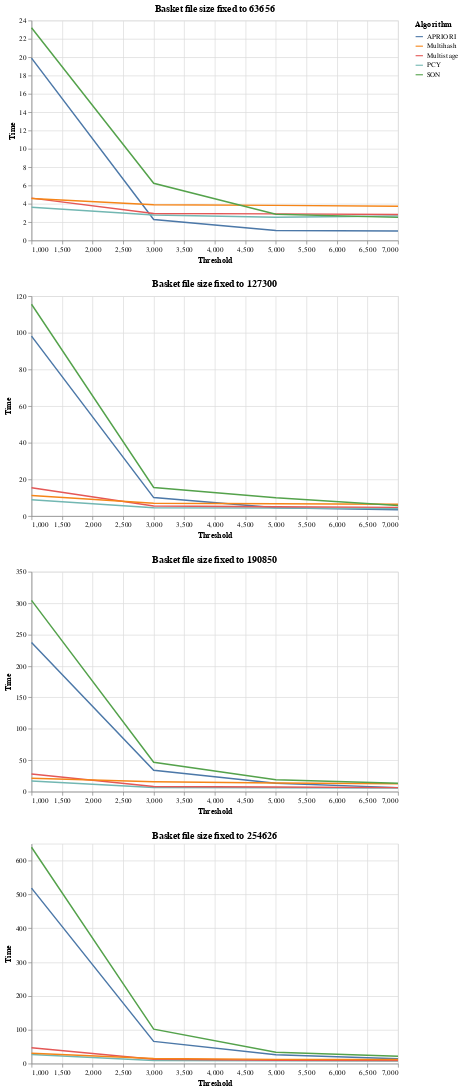

Write notebook code for a chart like this one.
### Markdown cell above
## HOW THE TIME INCREASE WITH THE THRESHOLD

### Code cell
charts2 = []
for size in [63656,127300,190850,254626]:
  charts2.append(alt.Chart(final_df[final_df["Basket_File_size"]==size]).mark_line().encode(
      x='Threshold:Q',
      y='Time:Q',
      color='Algorithm:N'
  ).properties(
      height=300,
      width=500,
      title="Basket file size fixed to "+str(size)
  ))

alt.vconcat(*charts2)

### Figure 1 — Vega-Lite specification as saved in the notebook (floating-point values rounded to 4 significant figures)
{"config": {"view": {"continuousWidth": 400, "continuousHeight": 300}}, "vconcat": [{"data": {"name": "data-1f8960b4cd7bb124e4850172ba18310c"}, "mark": "line", "encoding": {"color": {"field": "Algorithm", "type": "nominal"}, "x": {"field": "Threshold", "type": "quantitative"}, "y": {"field": "Time", "type": "quantitative"}}, "height": 300, "title": "Basket file size fixed to 63656", "width": 500}, {"data": {"name": "data-d188c07d0f0751b7e84cbbb5fa9fa077"}, "mark": "line", "encoding": {"color": {"field": "Algorithm", "type": "nominal"}, "x": {"field": "Threshold", "type": "quantitative"}, "y": {"field": "Time", "type": "quantitative"}}, "height": 300, "title": "Basket file size fixed to 127300", "width": 500}, {"data": {"name": "data-f8fdc6a842e2cc5b6640290cb028f3d1"}, "mark": "line", "encoding": {"color": {"field": "Algorithm", "type": "nominal"}, "x": {"field": "Threshold", "type": "quantitative"}, "y": {"field": "Time", "type": "quantitative"}}, "height": 300, "title": "Basket file size fixed to 190850", "width": 500}, {"data": {"name": "data-933951ae027d93e2482a95092e668da7"}, "mark": "line", "encoding": {"color": {"field": "Algorithm", "type": "nominal"}, "x": {"field": "Threshold", "type": "quantitative"}, "y": {"field": "Time", "type": "quantitative"}}, "height": 300, "title": "Basket file size fixed to 254626", "width": 500}], "$schema": "https://vega.github.io/schema/vega-lite/v4.17.0.json", "datasets": {"data-1f8960b4cd7bb124e4850172ba18310c": [{"Time": 19.9, "Algorithm": "APRIORI", "Basket_File_size": 63656, "Threshold": 1000}, {"Time": 2.28, "Algorithm": "APRIORI", "Basket_File_size": 63656, "Threshold": 3000}, {"Time": 1.073, "Algorithm": "APRIORI", "Basket_File_size": 63656, "Threshold": 5000}, {"Time": 1.035, "Algorithm": "APRIORI", "Basket_File_size": 63656, "Threshold": 7000}, {"Time": 3.617, "Algorithm": "PCY", "Basket_File_size": 63656, "Threshold": 1000}, {"Time": 2.784, "Algorithm": "PCY", "Basket_File_size": 63656, "Threshold": 3000}, {"Time": 2.522, "Algorithm": "PCY", "Basket_File_size": 63656, "Threshold": 5000}, {"Time": 2.675, "Algorithm": "PCY", "Basket_File_size": 63656, "Threshold": 7000}, {"Time": 4.617, "Algorithm": "Multistage", "Basket_File_size": 63656, "Threshold": 1000}, {"Time": 2.936, "Algorithm": "Multistage", "Basket_File_size": 63656, "Threshold": 3000}, {"Time": 2.898, "Algorithm": "Multistage", "Basket_File_size": 63656, "Threshold": 5000}, {"Time": 2.827, "Algorithm": "Multistage", "Basket_File_size": 63656, "Threshold": 7000}, {"Time": 4.57, "Algorithm": "Multihash", "Basket_File_size": 63656, "Threshold": 1000}, {"Time": 3.897, "Algorithm": "Multihash", "Basket_File_size": 63656, "Threshold": 3000}, {"Time": 3.825, "Algorithm": "Multihash", "Basket_File_size": 63656, "Threshold": 5000}, {"Time": 3.739, "Algorithm": "Multihash", "Basket_File_size": 63656, "Threshold": 7000}, {"Time": 23.22, "Algorithm": "SON", "Basket_File_size": 63656, "Threshold": 1000}, {"Time": 6.238, "Algorithm": "SON", "Basket_File_size": 63656, "Threshold": 3000}, {"Time": 2.865, "Algorithm": "SON", "Basket_File_size": 63656, "Threshold": 5000}, {"Time": 2.517, "Algorithm": "SON", "Basket_File_size": 63656, "Threshold": 7000}], "data-d188c07d0f0751b7e84cbbb5fa9fa077": [{"Time": 98.16, "Algorithm": "APRIORI", "Basket_File_size": 127300, "Threshold": 1000}, {"Time": 10.07, "Algorithm": "APRIORI", "Basket_File_size": 127300, "Threshold": 3000}, {"Time": 4.498, "Algorithm": "APRIORI", "Basket_File_size": 127300, "Threshold": 5000}, {"Time": 3.465, "Algorithm": "APRIORI", "Basket_File_size": 127300, "Threshold": 7000}, {"Time": 8.86, "Algorithm": "PCY", "Basket_File_size": 127300, "Threshold": 1000}, {"Time": 4.505, "Algorithm": "PCY", "Basket_File_size": 127300, "Threshold": 3000}, {"Time": 4.328, "Algorithm": "PCY", "Basket_File_size": 127300, "Threshold": 5000}, {"Time": 4.067, "Algorithm": "PCY", "Basket_File_size": 127300, "Threshold": 7000}, {"Time": 15.45, "Algorithm": "Multistage", "Basket_File_size": 127300, "Threshold": 1000}, {"Time": 5.436, "Algorithm": "Multistage", "Basket_File_size": 127300, "Threshold": 3000}, {"Time": 5.059, "Algorithm": "Multistage", "Basket_File_size": 127300, "Threshold": 5000}, {"Time": 4.733, "Algorithm": "Multistage", "Basket_File_size": 127300, "Threshold": 7000}, {"Time": 11.25, "Algorithm": "Multihash", "Basket_File_size": 127300, "Threshold": 1000}, {"Time": 6.94, "Algorithm": "Multihash", "Basket_File_size": 127300, "Threshold": 3000}, {"Time": 6.739, "Algorithm": "Multihash", "Basket_File_size": 127300, "Threshold": 5000}, {"Time": 6.382, "Algorithm": "Multihash", "Basket_File_size": 127300, "Threshold": 7000}, {"Time": 115.6, "Algorithm": "SON", "Basket_File_size": 127300, "Threshold": 1000}, {"Time": 15.59, "Algorithm": "SON", "Basket_File_size": 127300, "Threshold": 3000}, {"Time": 9.926, "Algorithm": "SON", "Basket_File_size": 127300, "Threshold": 5000}, {"Time": 5.747, "Algorithm": "SON", "Basket_File_size": 127300, "Threshold": 7000}], "data-f8fdc6a842e2cc5b6640290cb028f3d1": [{"Time": 237.3, "Algorithm": "APRIORI", "Basket_File_size": 190850, "Threshold": 1000}, {"Time": 33.94, "Algorithm": "APRIORI", "Basket_File_size": 190850, "Threshold": 3000}, {"Time": 13.36, "Algorithm": "APRIORI", "Basket_File_size": 190850, "Threshold": 5000}, {"Time": 6.369, "Algorithm": "APRIORI", "Basket_File_size": 190850, "Threshold": 7000}, {"Time": 16.98, "Algorithm": "PCY", "Basket_File_size": 190850, "Threshold": 1000}, {"Time": 6.699, "Algorithm": "PCY", "Basket_File_size": 190850, "Threshold": 3000}, {"Time": 6.033, "Algorithm": "PCY", "Basket_File_size": 190850, "Threshold": 5000}, {"Time": 5.837, "Algorithm": "PCY", "Basket_File_size": 190850, "Threshold": 7000}, {"Time": 28.1, "Algorithm": "Multistage", "Basket_File_size": 190850, "Threshold": 1000}, {"Time": 8.188, "Algorithm": "Multistage", "Basket_File_size": 190850, "Threshold": 3000}, {"Time": 7.285, "Algorithm": "Multistage", "Basket_File_size": 190850, "Threshold": 5000}, {"Time": 6.395, "Algorithm": "Multistage", "Basket_File_size": 190850, "Threshold": 7000}, {"Time": 21.36, "Algorithm": "Multihash", "Basket_File_size": 190850, "Threshold": 1000}, {"Time": 15.85, "Algorithm": "Multihash", "Basket_File_size": 190850, "Threshold": 3000}, {"Time": 13.76, "Algorithm": "Multihash", "Basket_File_size": 190850, "Threshold": 5000}, {"Time": 12.57, "Algorithm": "Multihash", "Basket_File_size": 190850, "Threshold": 7000}, {"Time": 304.5, "Algorithm": "SON", "Basket_File_size": 190850, "Threshold": 1000}, {"Time": 46.75, "Algorithm": "SON", "Basket_File_size": 190850, "Threshold": 3000}, {"Time": 18.78, "Algorithm": "SON", "Basket_File_size": 190850, "Threshold": 5000}, {"Time": 13.38, "Algorithm": "SON", "Basket_File_size": 190850, "Threshold": 7000}], "data-933951ae027d93e2482a95092e668da7": [{"Time": 518.6, "Algorithm": "APRIORI", "Basket_File_size": 254626, "Threshold": 1000}, {"Time": 65.51, "Algorithm": "APRIORI", "Basket_File_size": 254626, "Threshold": 3000}, {"Time": 26.13, "Algorithm": "APRIORI", "Basket_File_size": 254626, "Threshold": 5000}, {"Time": 14.05, "Algorithm": "APRIORI", "Basket_File_size": 254626, "Threshold": 7000}, {"Time": 26.62, "Algorithm": "PCY", "Basket_File_size": 254626, "Threshold": 1000}, {"Time": 9.376, "Algorithm": "PCY", "Basket_File_size": 254626, "Threshold": 3000}, {"Time": 8.008, "Algorithm": "PCY", "Basket_File_size": 254626, "Threshold": 5000}, {"Time": 7.529, "Algorithm": "PCY", "Basket_File_size": 254626, "Threshold": 7000}, {"Time": 46.67, "Algorithm": "Multistage", "Basket_File_size": 254626, "Threshold": 1000}, {"Time": 12.84, "Algorithm": "Multistage", "Basket_File_size": 254626, "Threshold": 3000}, {"Time": 9.979, "Algorithm": "Multistage", "Basket_File_size": 254626, "Threshold": 5000}, {"Time": 9.123, "Algorithm": "Multistage", "Basket_File_size": 254626, "Threshold": 7000}, {"Time": 30.34, "Algorithm": "Multihash", "Basket_File_size": 254626, "Threshold": 1000}, {"Time": 15.08, "Algorithm": "Multihash", "Basket_File_size": 254626, "Threshold": 3000}, {"Time": 12.43, "Algorithm": "Multihash", "Basket_File_size": 254626, "Threshold": 5000}, {"Time": 12.02, "Algorithm": "Multihash", "Basket_File_size": 254626, "Threshold": 7000}, {"Time": 639.4, "Algorithm": "SON", "Basket_File_size": 254626, "Threshold": 1000}, {"Time": 101.8, "Algorithm": "SON", "Basket_File_size": 254626, "Threshold": 3000}, {"Time": 33.46, "Algorithm": "SON", "Basket_File_size": 254626, "Threshold": 5000}, {"Time": 21.87, "Algorithm": "SON", "Basket_File_size": 254626, "Threshold": 7000}]}}
